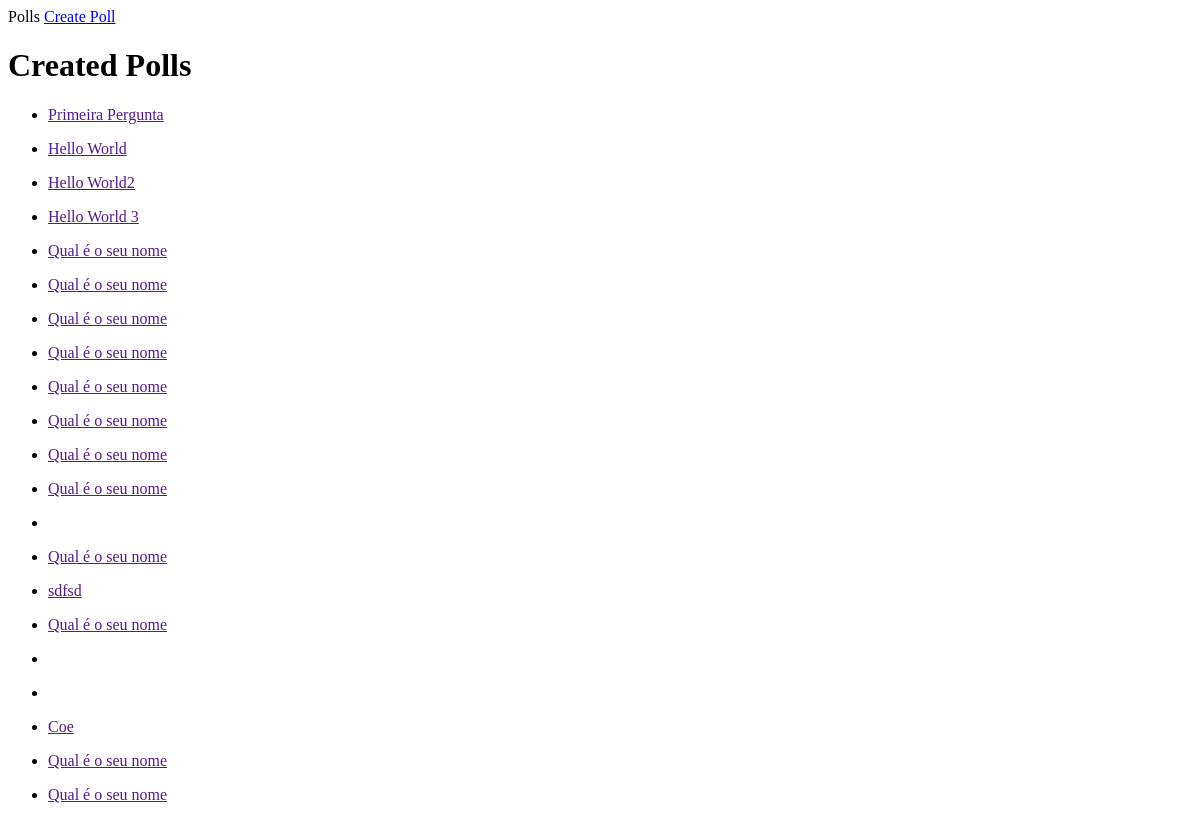
The app's page /, older data.
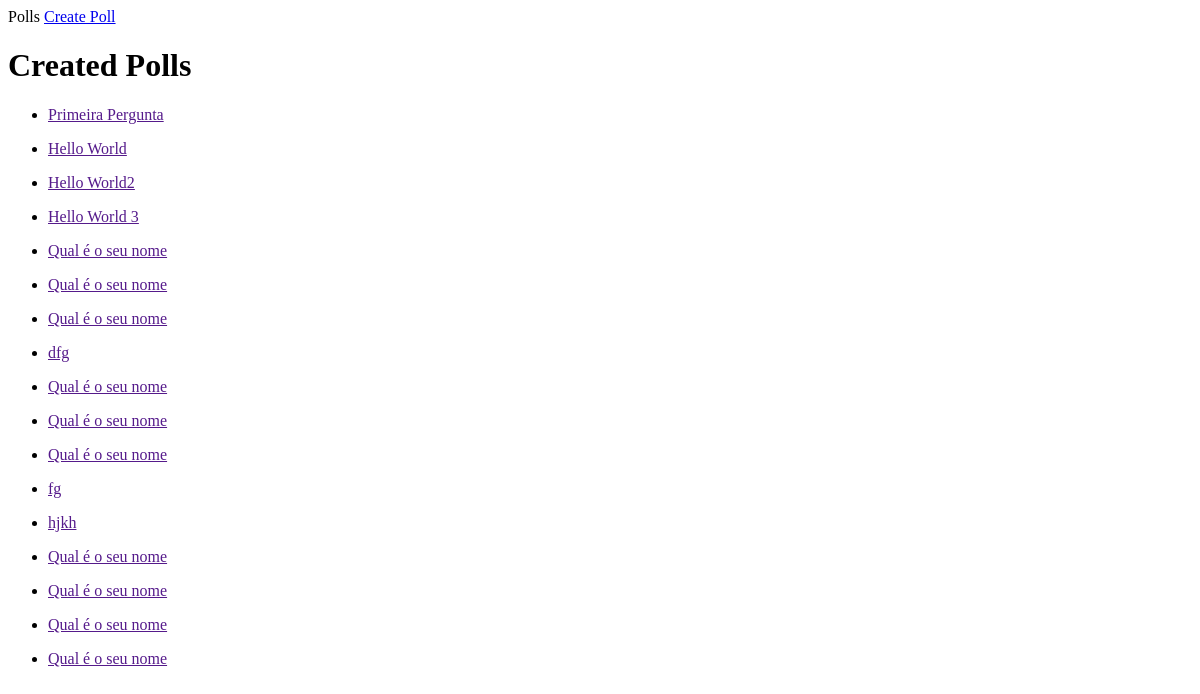
The same page, newer data.
### poll/models.py (models this page shows, shortened)
class Pergunta(models.Model):
    texto_pergunta = models.TextField(max_length=200)

### poll/views.py (the view)
# urls.py: path('', Home_view.as_view(), name = 'home'),
class Home_view(ListView):
    model = Pergunta
    template_name = 'home.html'

### polls/templates/home.html
{%extends 'base.html'%}
{%block content%}
<h1>Created Polls</h1>
{%for p in pergunta_list%}
    <ul>
    <li><a href="">{{p.texto_pergunta}}</a></li>
    </ul>
{%endfor%}
{%endblock content%}

Row changes from the older to the newer data that the page shows:
removed Pergunta: texto_pergunta "sdfsd"
removed Pergunta: texto_pergunta "Coe"
removed Pergunta: texto_pergunta "Qual é o seu nome"
removed Pergunta: texto_pergunta "Qual é o seu nome"
added Pergunta: texto_pergunta "dfg"
added Pergunta: texto_pergunta "fg"
added Pergunta: texto_pergunta "hjkh"
